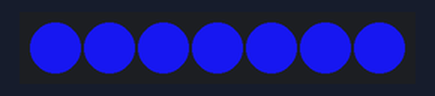
Bench run of a sketch on a simulated Arduino Uno, built with avr-gcc and run on an emulated ATmega328P. Shown: 7 RGB LEDs in strip order, left to right. Dim RGB values are drawn brighter than linear.

Above: at 0.1 s.
At 1.1 s:
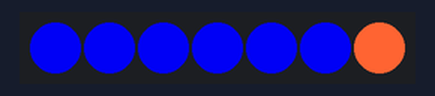
At 2.1 s:
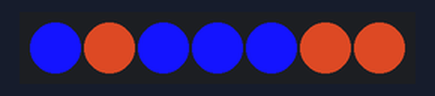
At 3.1 s:
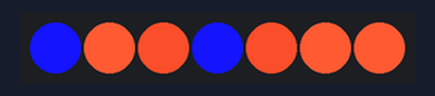
At 4.1 s:
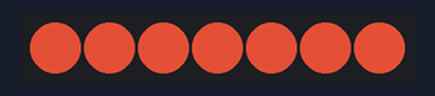
At 5.1 s:
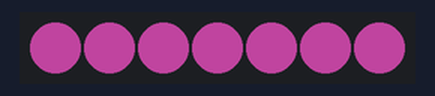
Timing chart, 0 to 40.0 s (numbered marks = the images above):
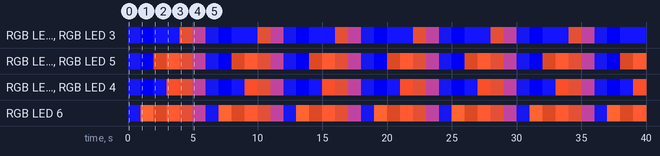

The sketch:

NeoPixel_Sunset.ino
```cpp
// This sketch makes sunset

#include <Adafruit_NeoPixel.h>
#define PIN 5 // Arduino Pin In
#define NUMPIXELS 7 // Number of pixels

Adafruit_NeoPixel pixels(NUMPIXELS, PIN, NEO_GRBW + NEO_KHZ800);

int delayTime = 1000; // Time (in milliseconds) to pause between pixels

void setup() {
  pixels.begin(); // INITIALIZE NeoPixel strip object
  for(int i=0; i<NUMPIXELS; i++) { // For each pixel...
    // pixels.Color() takes RGB values
    pixels.setPixelColor(i, pixels.Color(10, 10, 200, 10));
  }
  pixels.show();   // Send the updated pixel colors to the hardware.
}

void loop() {
  pixels.clear();
  // step 1
  // all pixels blue
  for(int i=0; i<NUMPIXELS; i++) {
    pixels.setPixelColor(i, pixels.Color(10, 10, 200, 10));
  }
  pixels.show();
  delay(delayTime);

  // step 2
  // top pixels bluer
  for(int i=0; i<NUMPIXELS; i++) {
    pixels.setPixelColor(i, pixels.Color(0, 0, 225, 0));
  }
  // 1 bottom pixel orange
  pixels.setPixelColor(6, pixels.Color(255, 50, 0, 50));
  pixels.show();
  delay(delayTime);

  //step 3
  //top pixels dimmer
  for(int i=0; i<NUMPIXELS; i++) {
    pixels.setPixelColor(i, pixels.Color(10, 10, 255, 10));
  }
  // 3 bottom pixels orange
  pixels.setPixelColor(6, pixels.Color(255/2, 50/2, 0, 50/2));
  pixels.setPixelColor(5, pixels.Color(255/2, 50/2, 0, 50/2));
  pixels.setPixelColor(1, pixels.Color(255/2, 50/2, 0, 50/2));
  pixels.show();
  delay(delayTime);

  // step 4
  // 5 bottom pixels orange
  pixels.setPixelColor(6, pixels.Color(255, 40, 0, 50));
  pixels.setPixelColor(5, pixels.Color(255, 40, 0, 50));
  pixels.setPixelColor(1, pixels.Color(255, 40, 0, 50));
  pixels.setPixelColor(2, pixels.Color(200, 35, 0, 40));
  pixels.setPixelColor(4, pixels.Color(200, 35, 0, 40));
  pixels.show();
  delay(delayTime);

  // step 5
  // all pixels orange
  for(int i=0; i<NUMPIXELS; i++) {
    pixels.setPixelColor(i, pixels.Color(130, 20, 0, 40));
  }
  pixels.show();
  delay(delayTime);

  // step 6
  // all pixels orange, dimmer
  for(int i=0; i<NUMPIXELS; i++) {
    pixels.setPixelColor(i, pixels.Color(130/2, 20/2, 50, 40/2));
  }
  pixels.show();
  delay(delayTime);

}
```

Measured:
- by itself, RGB LED 0, RGB LED 3: repeats every 6.0 s: RGB(0, 0, 225) 1.0 s, RGB(20, 20, 255) 2.0 s, RGB(170, 60, 40) 1.0 s, RGB(85, 30, 70) 1.0 s, RGB(20, 20, 210) 1.0 s
- by itself, RGB LED 6: repeats every 6.0 s: RGB(255, 100, 50) 1.0 s, RGB(152, 50, 25) 1.0 s, RGB(255, 90, 50) 1.0 s, RGB(170, 60, 40) 1.0 s, RGB(85, 30, 70) 1.0 s, RGB(20, 20, 210) 1.0 s
- by itself, everything shown: repeats every 6.0 s, in 6 steps
- what the display in image 1 shows lasts 1.0 s, from 1.0 s to 2.0 s
